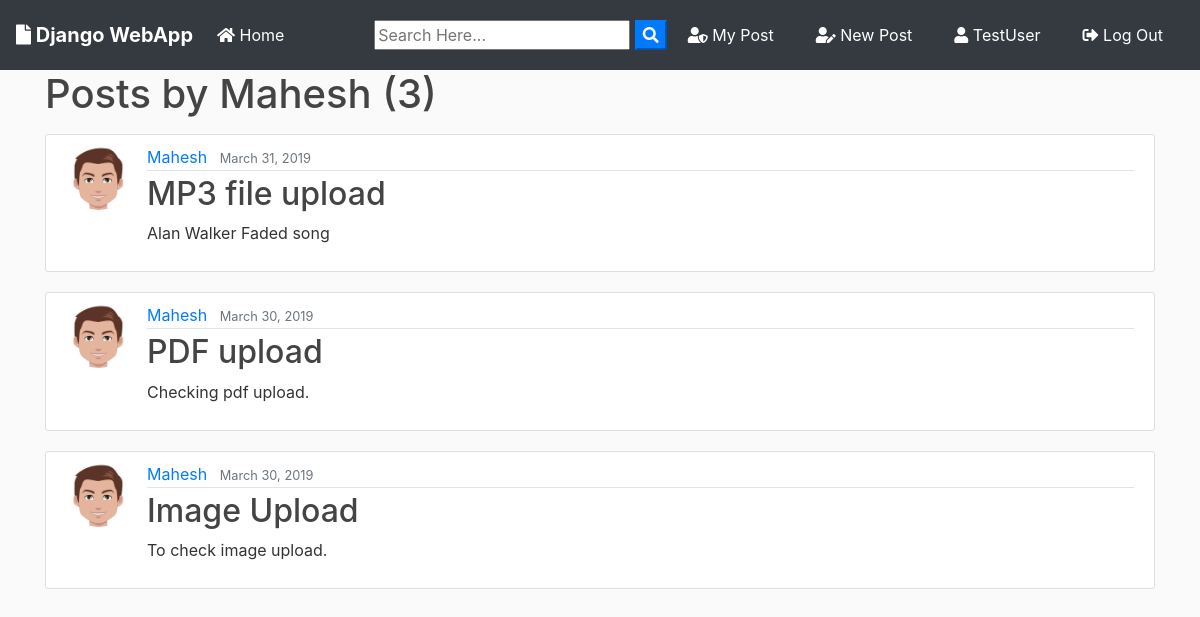
The app's page /user/Mahesh (signed in) with its own data.
### blog/models.py (models this page shows, shortened)
class Post(models.Model):
	title = models.CharField(max_length=100)
	file = models.FileField(null=True,blank=True,upload_to='Files')
	content = models.TextField()
	date_posted = models.DateTimeField(default=timezone.now)
	author = models.ForeignKey(User, on_delete=models.CASCADE)

### users/models.py (models this page shows, shortened)
class Profile(models.Model):
    user = models.OneToOneField(User, on_delete=models.CASCADE)
    image = models.ImageField(default='default.jpg', upload_to='profile_pics')

### blog/views.py (the view)
# urls.py: path('user/<str:username>', UserPostListView.as_view(), name='user-posts'),
class UserPostListView(ListView):
    model = Post
    template_name = 'blog/user_posts.html'  # <app>/<model>_<viewtype>.html
    context_object_name = 'posts'
    paginate_by = 3
    def get_queryset(self):
        user = get_object_or_404(User, username=self.kwargs.get('username'))
        return Post.objects.filter(author=user).order_by('-date_posted')

### blog/templates/blog/user_posts.html (shortened to what this page needs)
{% extends "blog/base.html" %}
{% block content %}
    <h1 class="mb-3">Posts by {{ view.kwargs.username }} ({{ page_obj.paginator.count }})</h1>
    {% for post in posts %}
        <article class="media content-section">
          <img class="rounded-circle article-img" src="{{ post.author.profile.image.url }}">
          <div class="media-body">
            <div class="article-metadata">
              <a class="mr-2" href="{% url 'user-posts' post.author.username %}">{{ post.author }}</a>
              <small class="text-muted">{{ post.date_posted|date:"F d, Y" }}</small>
            </div>
            <h2><a class="article-title" href="{% url 'post-detail' post.id %}">{{ post.title }}</a></h2>
            <p class="article-content">{{ post.content }}</p>
          </div>
        </article>
    {% endfor %}
{% endblock content %}

### blog/templates/blog/base.html (shortened to what this page needs)
{% load static %}
<!doctype html>
<html lang="en">
  <head>
    <link rel="stylesheet" href="https://stackpath.bootstrapcdn.com/bootstrap/4.3.1/css/bootstrap.min.css">
    <link rel="stylesheet" href="https://use.fontawesome.com/releases/v5.8.1/css/all.css" >
    <link rel="stylesheet" href="{% static 'blog/main.css' %}">
</head>
  <body>
        <nav class="navbar navbar-expand-lg navbar-dark bg-dark">
                <a class="navbar-brand font-weight-bold" href="{% url 'blog-home' %}"><i class="fas fa-file"></i> Django WebApp</a>
                <div class="collapse navbar-collapse" id="navbarSupportedContent">
                  <ul class="navbar-nav mr-auto">
                    <li class="nav-item active">
                      <a class="nav-link" href="{% url 'blog-home' %}"><i class="fas fa-home"></i> Home <span class="sr-only">(current)</span></a>
                    </li>
                  </ul>
                  <form id="searchform" action="{% url 'search' %}" method="get">
                    <input type="text" name="q" type="text" value="{{ request.GET.q }}" placeholder="Search Here..." />
                    <button type="button" onclick="searchform.submit()" class=" text-white my-color btn-primary"><i class="fa fa-search"></i></button>
                </form>
                    {% if user.is_authenticated %}
                    <a href="{% url 'user-posts' user %}" class="btn text-white m-2"><i class="fas fa-user-shield"></i> My Post</a>
                    <a href="{% url 'post-create' %} " class="btn text-white m-2"><i class="fas fa-user-edit"></i> New Post</a>
                    <a href="{% url 'profile' %} " class="btn text-white m-2"><i class="fas fa-user"></i> {{ user.username }}</a>
                    <a href="{% url 'logout' %} " class="btn text-white m-2"><i class="fas fa-sign-out-alt"></i> Log Out</a>
                    {% else %}
                    <a href="{% url 'login' %} " class="btn text-white m-2"><i class="fas fa-user-tie"></i> Log In</a>
                    <a href="{% url 'register' %} " class="btn text-white m-2"> <i class="fas fa-sign-in-alt"></i> Sign Up</a>
                    {% endif %}
                </div>
              </nav>
      <div class="container my-bg">
    {% block content %}
    {% endblock  %}
</div>
  </body>
</html>

### blog/static/blog/main.css (style rules this page uses)
body { background: #fafafa; color: #333333; margin-top: 0; }
h1, h2, h3, h4, h5, h6 { color: #444444; }
ul { margin: 0; }
.content-section { background: #ffffff; padding: 10px 20px; border: 1px solid #dddddd; border-radius: 3px; margin-bottom: 20px; }
.article-title { color: #444444; }
.article-content { white-space: pre-line; }
.article-img { height: 65px; width: 65px; margin-right: 16px; }
.article-metadata { padding-bottom: 1px; margin-bottom: 4px; border-bottom: 1px solid #e3e3e3 }

### records on screen
Post: author.profile.image (picture), author "Mahesh", date_posted "March 31, 2019", title "MP3 file upload", content "Alan Walker Faded song"
Post: author.profile.image (picture), author "Mahesh", date_posted "March 30, 2019", title "PDF upload", content "Checking pdf upload."
Post: author.profile.image (picture), author "Mahesh", date_posted "March 30, 2019", title "Image Upload", content "To check image upload."

### other values on screen
{{ user.username }} "TestUser"
{{ view.kwargs.username }} "Mahesh"
{{ page_obj.paginator.count }} "3"
